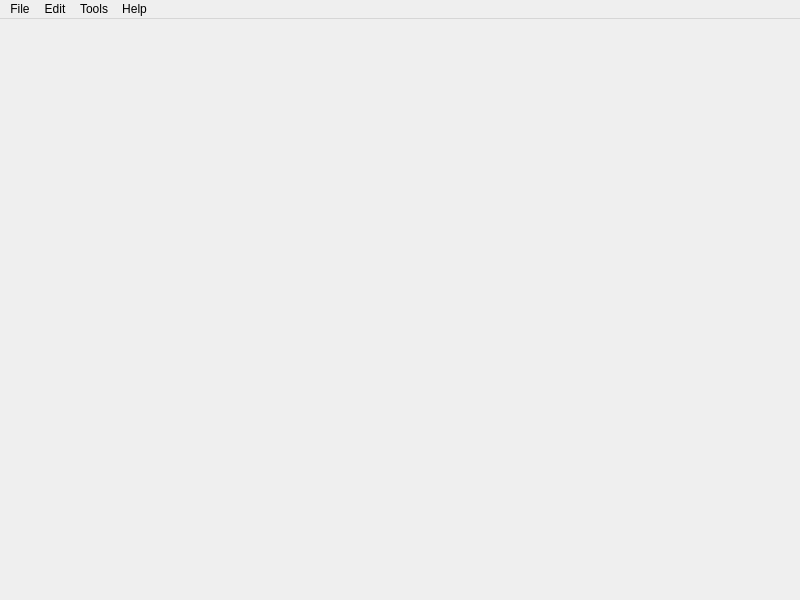
<?xml version="1.0" encoding="UTF-8"?>
<ui version="4.0">
 <class>MainWindow</class>
 <widget class="QMainWindow" name="MainWindow">
  <property name="geometry">
   <rect>
    <x>0</x>
    <y>0</y>
    <width>800</width>
    <height>600</height>
   </rect>
  </property>
  <property name="maximumSize">
   <size>
    <width>16777215</width>
    <height>16777215</height>
   </size>
  </property>
  <property name="windowTitle">
   <string>OpenRPC</string>
  </property>
  <widget class="QWidget" name="centralWidget"/>
  <widget class="QMenuBar" name="menuBar">
   <property name="geometry">
    <rect>
     <x>0</x>
     <y>0</y>
     <width>800</width>
     <height>21</height>
    </rect>
   </property>
   <widget class="QMenu" name="menuFile">
    <property name="title">
     <string>File</string>
    </property>
    <addaction name="separator"/>
    <addaction name="actionExit"/>
   </widget>
   <widget class="QMenu" name="menuEdit">
    <property name="title">
     <string>Edit</string>
    </property>
   </widget>
   <widget class="QMenu" name="menuHelp">
    <property name="title">
     <string>Help</string>
    </property>
    <addaction name="separator"/>
    <addaction name="actionAbout"/>
   </widget>
   <widget class="QMenu" name="menuTools">
    <property name="title">
     <string>Tools</string>
    </property>
   </widget>
   <addaction name="menuFile"/>
   <addaction name="menuEdit"/>
   <addaction name="menuTools"/>
   <addaction name="menuHelp"/>
  </widget>
  <action name="actionExit">
   <property name="text">
    <string>Exit</string>
   </property>
  </action>
  <action name="actionAbout">
   <property name="text">
    <string>About</string>
   </property>
  </action>
 </widget>
 <layoutdefault spacing="6" margin="11"/>
 <resources/>
 <connections/>
</ui>
